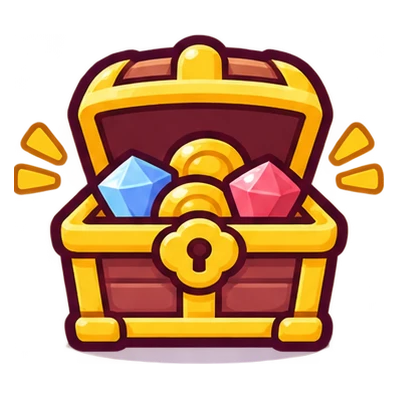
#> input picture images/chest.png, 399 x 399 px
$ python make_tiles.py ../images/chest.png
#> lines starting #> are read from the running program, lines starting #| are printed output that depends on the picture
"""흰 타일 그림 한 장으로 색깔별 땅 타일을 만든다.

사용법: python3 tools/make_tiles.py 타일.webp
결과: images/tile_empty.png, tile_treasure.png, tile_fort.png, tile_t1.png ~ tile_t6.png
"""
import sys
from pathlib import Path
from PIL import Image

OUT = Path(__file__).resolve().parent.parent / 'images'
COLORS = {
    'empty': '#FFF3D6', 'treasure': '#FFE070', 'fort': '#D3D7E2',
    't1': '#F2708A', 't2': '#4FA8EE', 't3': '#33C39B', 't4': '#9A82E8', 't5': '#F5962F', 't6': '#E2BA12',
}
WIDTH = 200


def main():
    src = Image.open(sys.argv[1]).convert('RGBA')
#> src is the input picture: PIL image 399x399 RGBA; mean R, G, B, A 100.3, 62.1, 31, 133.8
    src = src.crop(src.getchannel('A').point(lambda a: 255 if a > 20 else 0).getbbox())
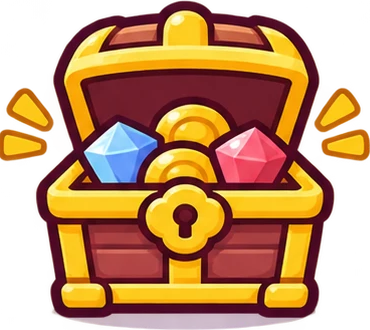
#> src: PIL image 370x330 RGBA; mean R, G, B, A 130.7, 81, 40.4, 174.4; transparent parts drawn white
    src = src.resize((WIDTH, round(src.height * WIDTH / src.width)), Image.LANCZOS)
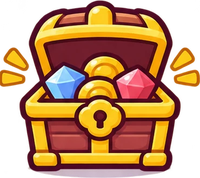
#> src: PIL image 200x178 RGBA; mean R, G, B, A 125.2, 77.4, 37.7, 174.5; transparent parts drawn white
    # 윗면의 분홍빛을 빼서 순수한 흰색 기준으로 맞춘다(밝은 부분만)
    ref = (255, 234, 253)
    px = src.load()
    for y in range(src.height):
        for x in range(src.width):
            r, g, b, a = px[x, y]
            if r + g + b > 600:
                px[x, y] = (min(255, round(r * 255 / ref[0])), min(255, round(g * 255 / ref[1])), min(255, round(b * 255 / ref[2])), a)
    OUT.mkdir(exist_ok=True)
    for name, hexc in COLORS.items():
        c = tuple(int(hexc[i:i + 2], 16) for i in (1, 3, 5))
        im = src.copy()
        p = im.load()
        for y in range(im.height):
            for x in range(im.width):
                r, g, b, a = p[x, y]
                p[x, y] = (r * c[0] // 255, g * c[1] // 255, b * c[2] // 255, a)
        im.save(OUT / f'tile_{name}.png', optimize=True)
#> this loop made 9 passes
#> pass 1, in main, `im.save(OUT / f'tile_{name}.png', optimize=True)`:
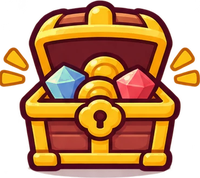
#> saved as tile_empty.png: PIL image 200x178 RGBA; mean R, G, B, A 125.2, 73.8, 31.3, 174.5; transparent parts drawn white
#> pass 2, in main, `im.save(OUT / f'tile_{name}.png', optimize=True)`:
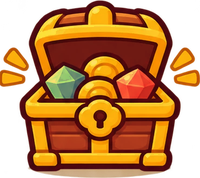
#> saved as tile_treasure.png: PIL image 200x178 RGBA; mean R, G, B, A 125.2, 68, 16.2, 174.5; transparent parts drawn white
#> after the loop:
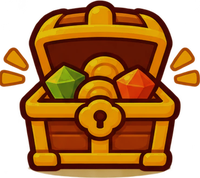
#> im: PIL image 200x178 RGBA; mean R, G, B, A 110.7, 56.4, 2.3, 174.5; transparent parts drawn white
    print(f'타일 {len(COLORS)}종 저장 ({src.width}x{src.height})')
#| 타일 9종 저장 (200x178)


if __name__ == '__main__':
    main()

$ run again, on images/crown.png
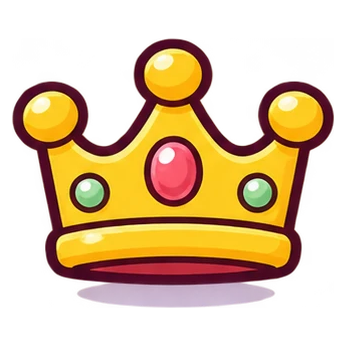
#> input picture images/crown.png, 347 x 347 px
#> in main, src is the input picture: PIL image 347x347 RGBA; mean R, G, B, A 89.9, 61.7, 28, 112.6
#> the loop in main, `for name, hexc in COLORS.items():` made 9 passes
#> pass 1, in main, `im.save(OUT / f'tile_{name}.png', optimize=True)`:
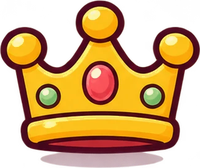
#> saved as tile_empty.png: PIL image 200x168 RGBA; mean R, G, B, A 120.3, 78.6, 30.3, 156.1; transparent parts drawn white
#> after the loop in main, `for name, hexc in COLORS.items():`:
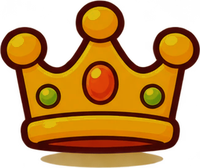
#> im: PIL image 200x168 RGBA; mean R, G, B, A 106.3, 60.1, 2.3, 156.1; transparent parts drawn white
#| 타일 9종 저장 (200x168)

$ run again, on images/deco_lighthouse.png
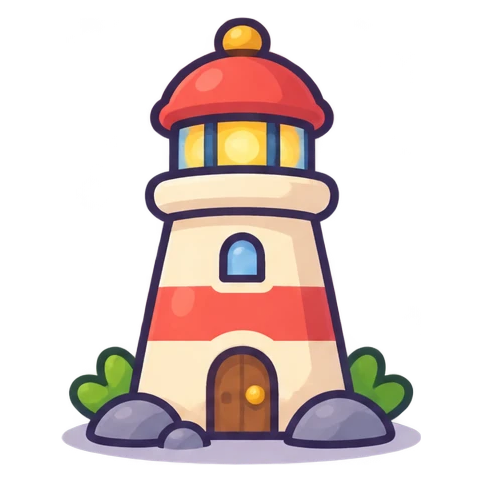
#> input picture images/deco_lighthouse.png, 483 x 483 px
#> in main, src is the input picture: PIL image 483x483 RGBA; mean R, G, B, A 69.9, 54.4, 50.8, 94.8
#> the loop in main, `for name, hexc in COLORS.items():` made 9 passes
#> pass 1, in main, `im.save(OUT / f'tile_{name}.png', optimize=True)`:
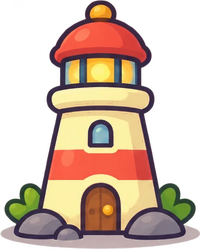
#> saved as tile_empty.png: PIL image 200x249 RGBA; mean R, G, B, A 97.8, 74.7, 59.2, 137.2; transparent parts drawn white
#> after the loop in main, `for name, hexc in COLORS.items():`:
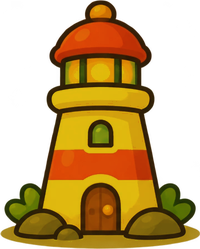
#> im: PIL image 200x249 RGBA; mean R, G, B, A 86.4, 57.1, 4.7, 137.2; transparent parts drawn white
#| 타일 9종 저장 (200x249)
